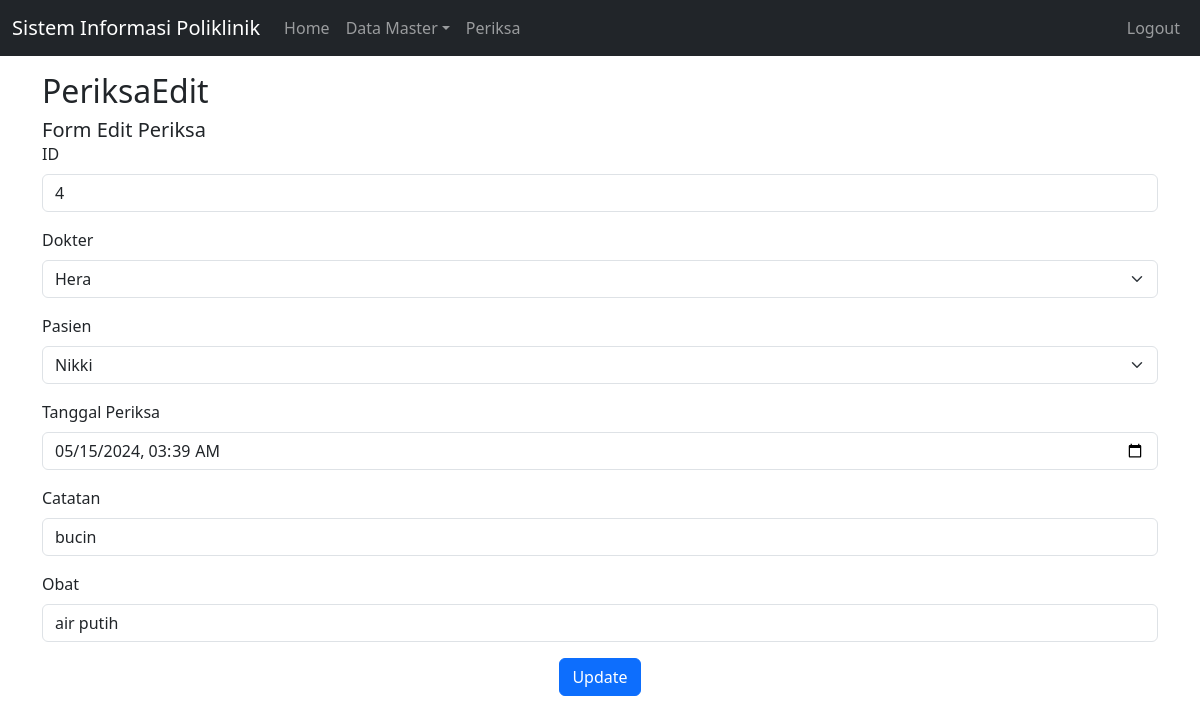
Screenshot of /index.php?page=periksaEdit&id=4 (signed in) with the database file from the repository.
### tables this page shows
CREATE TABLE `periksa` (
  `id` int(11) NOT NULL,
  `id_dokter` int(11) NOT NULL,
  `id_pasien` int(11) NOT NULL,
  `tgl_periksa` datetime NOT NULL,
  `catatan` text NOT NULL,
  `obat` varchar(255) NOT NULL
);

### periksaEdit.php (the view)
<?php
    include 'koneksi.php';
    $id = $_GET['id'];
    $sql = "SELECT * FROM periksa WHERE id='$id'";
    $hasil = $conn->query($sql);
    if ($hasil->num_rows > 0) {
        $row = $hasil->fetch_assoc();
        $idDokter = $row['id_dokter'];
        $idPasien = $row['id_pasien'];
        $tglPeriksa = $row['tgl_periksa'];
        $catatan = $row['catatan'];
        $obat = $row['obat'];
    } else {
        echo "Data tidak ditemukan.";
        exit();
    }
    $dokterSql = "SELECT * FROM dokter";
    $dokterResult = $conn->query($dokterSql);
    $pasienSql = "SELECT * FROM pasien";
    $pasienResult = $conn->query($pasienSql);
?>
<h5 class="card-title">Form Edit Periksa</h5>
<form action="periksaUpdate.php" class="row g-3" method="post">
    <div class="col-12">
        <label for="id" class="form-label">ID</label>
        <input type="text" class="form-control" id="id" name="id" value="<?=$id;?>" readonly>
    </div>
    <div class="col-12">
        <label for="dokter" class="form-label">Dokter</label>
        <select class="form-select" id="dokter" name="dokter">
            <?php
            while($dokterRow = $dokterResult->fetch_assoc()) {
                $selected = ($dokterRow['id'] == $idDokter) ? "selected" : "";
                echo "<option value='".$dokterRow['id']."' ".$selected.">".$dokterRow['nama']."</option>";
            }
            ?>
        </select>
    </div>
    <div class="col-12">
        <label for="pasien" class="form-label">Pasien</label>
        <select class="form-select" id="pasien" name="pasien">
            <?php
            while($pasienRow = $pasienResult->fetch_assoc()) {
                $selected = ($pasienRow['id'] == $idPasien) ? "selected" : "";
                echo "<option value='".$pasienRow['id']."' ".$selected.">".$pasienRow['nama']."</option>";
            }
            ?>
        </select>
    </div>
    <div class="col-12">
        <label for="tgl_periksa" class="form-label">Tanggal Periksa</label>
        <input type="datetime-local" class="form-control" id="tgl_periksa" name="tgl" value="<?=$tglPeriksa;?>">
    </div>
    <div class="col-12">
        <label for="catatan" class="form-label">Catatan</label>
        <input type="text" class="form-control" id="catatan" name="catatan" value="<?=$catatan;?>">
    </div>
    <div class="col-12">
        <label for="obat" class="form-label">Obat</label>
        <input type="text" class="form-control" id="obat" name="obat" value="<?=$obat;?>">
    </div>
    <div class="text-center">
        <button type="submit" class="btn btn-primary" value="Update">Update</button>
    </div>
</form>

### rows the page displays
periksa: tgl "05/15/2024 03:39", catatan "bucin", obat "air putih"

### other values shown
$_GET['page'] "PeriksaEdit"
form field dokter "Hera"
form field pasien "Nikki"
